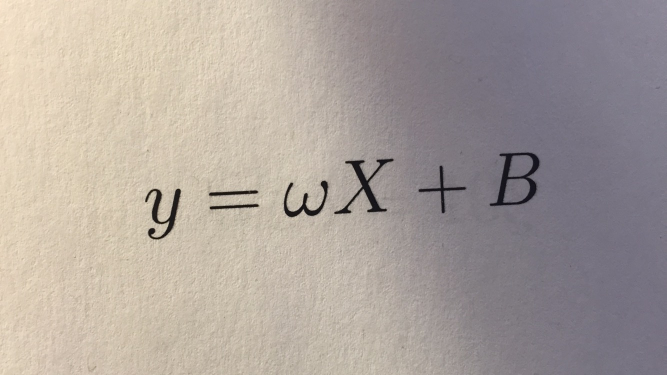
#> input picture input/Equations/Images/eq1_hr.jpg, 1333 x 750 px (shown at 1/2 size)
$ jupyter execute --allow-errors Untitled.ipynb   (older library calls are emulated)
#> lines starting #> are read from the running program, lines starting #| are printed output that depends on the picture; after the words box and inside, x2 and y2 are one past the last pixel; in counts of white or black regions, pixels touching at a corner belong together
### src/binarization.py

import cv2
import os
import copy
import numpy as np
from matplotlib import pyplot as plt
import skimage
from skimage.feature import canny
from skimage.morphology import remove_small_objects, remove_small_holes
from skimage.transform import hough_line, hough_line_peaks, probabilistic_hough_line, rotate
import math
from scipy import ndimage

# find if the image is a screen shot
def find_scan_screenshot(img):
    # return 0 for scan/screenshot and 1 for photograph
    total_pixels = img.shape[0]*img.shape[1]
    hist = cv2.calcHist([img],[0],None,[256],[0,256])
    prop = np.sum(hist[15:241])
    if prop<0.1*total_pixels:
        return 0
    else:
        return 1

# Threshold screenshots and binarize
# [4 lines left out: function binarization_scans, not called in this run]

#threshold photographs and binarize
def binarization_photos(img):
    high_res = 0
    if img.size>2000*1000:
        high_res = 1

    if high_res==1:
        img = cv2.GaussianBlur(img,(9,9),3) # fails for even

    window_size = int(min(img.shape[0],img.shape[1])/60)
    if window_size%2==0:
        window_size+=1 #cv2.adaptiveThreshold accepts only odd window sizes

    thresh_img = cv2.adaptiveThreshold(img,255,cv2.ADAPTIVE_THRESH_MEAN_C,cv2.THRESH_BINARY,window_size,10)
    return thresh_img

#use morphological opening and closing to remove noise and small holes
def morph_proc(img):
    img = 255 - img
    img[img==255] = 1
    kernel = np.ones((3,3))
    kernel1 = np.ones((5,5))
    opening = cv2.morphologyEx(img, cv2.MORPH_OPEN, kernel)
    closed = cv2.morphologyEx(opening, cv2.MORPH_CLOSE, kernel)
#     filled = cv2.morphologyEx(closed, cv2.MORPH_DILATE, kernel1)
    fin_img = cv2.morphologyEx(closed, cv2.MORPH_DILATE, kernel1)
    hole_size = int(0.0001 * img.shape[0] * img.shape[1])
    arr = fin_img>0
    fin_img = remove_small_objects(arr, min_size=hole_size)
    fin_img = fin_img.astype(np.uint8)
    fin_img[fin_img==1] = 255
    return 255-fin_img

#run binarization on input based on type
def binarize_input(img):
    img_type = find_scan_screenshot(img)
    if img_type==0:
        print("Image type: Scan/Screenshot")
    else:
        print("Image type: Photograph")
    if img_type==0:
        new_img = binarization_scans(img)
    else:
        new_img = binarization_photos(img)
        new_img = morph_proc(new_img)
    return new_img

### src/skewcorrection.py
import cv2
import os
import copy
import numpy as np
from matplotlib import pyplot as plt
import skimage
from skimage.feature import canny
from skimage.morphology import remove_small_objects, remove_small_holes
from skimage.transform import hough_line, hough_line_peaks, probabilistic_hough_line, rotate
import math
from scipy import ndimage
from matplotlib.path import Path


#skew correction for scanned
# [27 lines left out: function skew_correction_scanned, not called in this run]


#skew correction for photos
def skew_correction(img):
    neg_img = 255 - img

    img_edges = canny(neg_img, sigma=7)
    #plt.imshow(img_edges,cmap='gray')
    #plt.show()
    h, theta, d = hough_line(img_edges)
    h, theta, d = hough_line_peaks(h, theta, d, min_distance=0, min_angle=0, num_peaks=4)
    theta = [int(np.round(math.degrees(i))) for i in theta]
    #print(theta)

    dom_orient = max(theta)
    deskewing_angle = dom_orient - 90

    while abs(deskewing_angle) > 45:
        deskewing_angle = deskewing_angle - (abs(deskewing_angle)/deskewing_angle) * 90

    #print(deskewing_angle)
    #rotate image by deskewing angle

    deskew_img = skimage.transform.rotate(neg_img, deskewing_angle, mode='constant', cval=0, preserve_range=True, clip=True)

    deskew_img = 255-deskew_img
    # close image by using square 3x3 structuring element and then dilate with 5x5 structuring element
    str_ele = skimage.morphology.selem.square(3)
    str_ele1 = skimage.morphology.selem.square(5)
    deskew_img = skimage.morphology.binary_closing(deskew_img,selem=str_ele)
    deskew_img = skimage.morphology.binary_dilation(deskew_img, selem = str_ele1)
    return deskew_img.astype(np.uint8)

### src/segmentation.py
import cv2
import os
import copy
import numpy as np
from matplotlib import pyplot as plt
import skimage
from skimage.feature import canny
from skimage.morphology import remove_small_objects, remove_small_holes
from skimage.transform import hough_line, hough_line_peaks, probabilistic_hough_line, rotate
import math
from scipy import ndimage
from matplotlib.path import Path

def check_contains(bbox1, bbox2):
    '''check if bbox2 is contained in bbox1'''
    if (bbox1[0]<bbox2[0]) and (bbox1[2]>bbox2[2]) and (bbox1[1]<bbox2[1]) and (bbox1[3]>bbox2[3]):
        return True
    return False

def segmentation(im):
    neg_im = 255-im
    kernel = np.ones((3,3), np.uint8)
   # neg_im_erosion = cv2.erode(neg_im, kernel, iterations=1)
    neg_im_erosion = neg_im
    #get edge map
    edge_map = neg_im_erosion # change to above
#     print('edge map')
#     plt.imshow(edge_map,cmap="gray")
#     plt.show()

    #do connected component analysis and obtain different character's bounding boxes,centroids, convex hulls
    labels = skimage.measure.label(edge_map, connectivity=2) #connectivity-2 => neighbours 8
    reg = skimage.measure.regionprops(labels)

    bboxs = [i.bbox for i in reg] #min_row, min_col, max_row, max_col
    centroids = [i.centroid for i in reg]
    convex_hulls = [i.convex_image for i in reg]
    imgs = [i.image for i in reg]
    ign_ind = []

    # checking if bounding box is contained, need to change to, convex hull being contained
    for i in range(0,len(bboxs)): #checks if 'j' is contained in 'i'
        for j in range(0,len(bboxs)):
            if bboxs[i]==bboxs[j]:
                continue

            #check if bounding box is contained
            contains = check_contains(bboxs[i],bboxs[j])


    centroids_new = []
    bboxs_new = []
    convex_hulls_new = []
    imgs_new = []
    imgs_sizes = []
    for i in range(0,len(imgs)):
        if i in ign_ind:
            continue
        elif imgs[i].size< 100: #threshold of 1000 on segmented part sizes to get rid of extra noisy stuff
            continue
        centroids_new.append(centroids[i])
        bboxs_new.append(bboxs[i])
        convex_hulls_new.append(convex_hulls[i])
        imgs_new.append(imgs[i])
        imgs_sizes.append(imgs[i].size)
#         plt.imshow(imgs[i],cmap="gray")
#         plt.show()

    imgs_sizes = np.sort(imgs_sizes)
    return centroids_new, bboxs_new, convex_hulls_new, imgs_new

# [21 lines left out: functions func, draw_bounding_box, not called in this run]

### src/character.py
import cv2
import os
import copy
import numpy as np
from matplotlib import pyplot as plt
import skimage
from skimage.feature import canny
from skimage.morphology import remove_small_objects, remove_small_holes
from skimage.transform import hough_line, hough_line_peaks, probabilistic_hough_line, rotate
import math
from scipy import ndimage
from matplotlib.path import Path

#create identifier profiles for each character
# [62 lines left out: functions create_identifier, central_moments, not called in this run]

# shift origin for centroids
def create_new_centroids(centroids,bboxs,ims):
    centroids_new = []
    for i in range(0, len(ims)):
        centrs = [centroids[i][0],centroids[i][1]]
        centrs[0]-=bboxs[i][0]
        centrs[1]-=bboxs[i][1]
        centroids_new.append(centrs)
    return centroids_new


#get angular distance
# [107 lines left out: functions ang_dist, circular_mask, get_new_cuts, get_circular_topology, find_nn, find__nn_new, not called in this run]

### src/Untitled.ipynb
[cell 1]
import cv2
import os
import copy
import numpy as np
from matplotlib import pyplot as plt
import skimage
from skimage.feature import canny
from skimage.morphology import remove_small_objects, remove_small_holes
from skimage.transform import hough_line, hough_line_peaks, probabilistic_hough_line, rotate
import math
from scipy import ndimage
from matplotlib.path import Path
from binarization import *
from character import *
from skewcorrection import *
from segmentation import *
from assemble import *

#> (a cell that did not finish here is left out)

[cell 3]
img = cv2.imread("../input/Equations/Images/eq1_hr.jpg",0)
plt.imshow(img,cmap='gray')
plt.show()
new_img = binarize_input(img)
#> in find_scan_screenshot, `hist = cv2.calcHist([img],[0],None,[256],[0,256])`: hist = 256 values, max 31212 at index 118, min 0 at index 0, mean 3905.3
#> in find_scan_screenshot, `prop = np.sum(hist[15:241])`: prop = 999595
#> in binarize_input, `img_type = find_scan_screenshot(img)`: img_type = 1
#> in binarization_photos, `thresh_img = cv2.adaptiveThreshold(img,255,cv2.ADAPTIVE_THRESH_MEAN_C,..`:
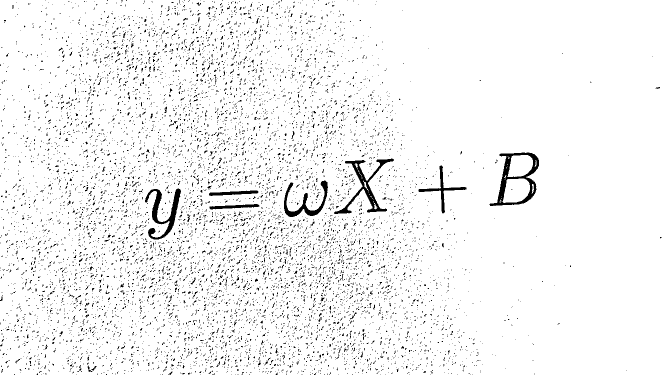
#> thresh_img: shape (750, 1333) (shown at 1/2 size); 95.4% white; 8667 black regions (8551 under 20 px), largest, box (x1, y1, x2, y2) and area: (979, 305, 1078, 412) 2819, (668, 317, 788, 428) 2454, (290, 377, 362, 479) 2198
#> in morph_proc, `img[img==255] = 1`:
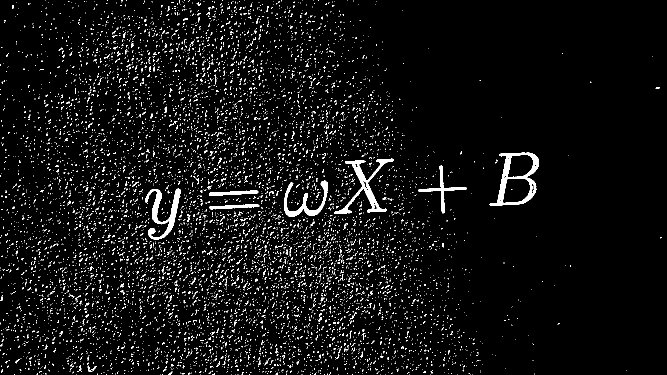
#> img: shape (750, 1333) (shown at 1/2 size); values 0 (black) and 1 (white), 4.6% white; 8667 white regions (8551 under 20 px), largest, box (x1, y1, x2, y2) and area: (979, 305, 1078, 412) 2819, (668, 317, 788, 428) 2454, (290, 377, 362, 479) 2198
#> in morph_proc, `fin_img[fin_img==1] = 255`:
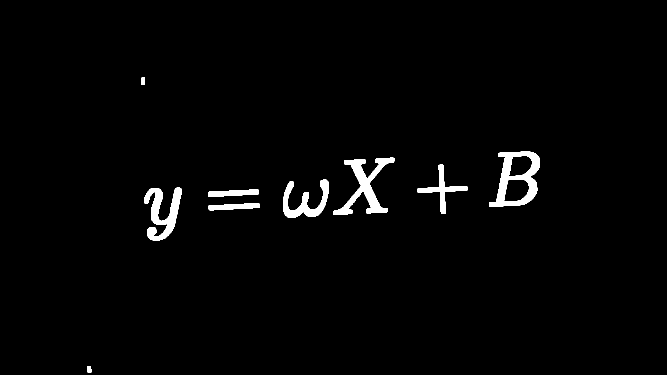
#> fin_img: shape (750, 1333) (shown at 1/2 size); 2% white; 9 white regions, largest, box (x1, y1, x2, y2) and area: (978, 303, 1080, 414) 4660, (667, 315, 789, 430) 4320, (288, 375, 364, 481) 3638
if find_scan_screenshot(img)==1:
    img_rotated = skew_correction(new_img)
#> in skew_correction, `h, theta, d = hough_line(img_edges)`:
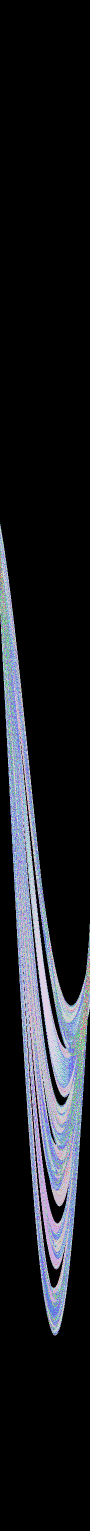
#> h: shape (3061, 180) uint64 (shown at 1/2 size); 81 distinct labels, from 0 to 135; one colour per label, 0 black
#> in skew_correction, `h, theta, d = hough_line(img_edges)`: theta = 180 values from -1.57 to 1.55; d = 3061 values from -1530 to 1530
#> in skew_correction, `h, theta, d = hough_line_peaks(h, theta, d, min_distance=0, min_angle=..`: h = [135, 100, 90, 86]; theta = [1.52, 1.52, 1.52, 1.54]; d = [416, 402, 465, 437]
#> in skew_correction, `theta = [int(np.round(math.degrees(i))) for i in theta]`: theta = [87, 87, 87, 88]
#> in skew_correction, `dom_orient = max(theta)`: dom_orient = 88
#> in skew_correction, `deskewing_angle = dom_orient - 90`: deskewing_angle = -2
else :
    img_rotated = skew_correction_scanned(new_img)
img_rotated[img_rotated==1] = 255
#> img_rotated: shape (750, 1333); 99% white; 9 black regions (1 under 20 px), largest, box (x1, y1, x2, y2) and area: (979, 319, 1079, 423) 2505, (668, 322, 788, 428) 2214, (290, 366, 361, 466) 1863
plt.imshow(img_rotated,cmap='gray')
plt.show()
centroids, bboxs, convex_hulls,imgs = segmentation(img_rotated)
#> in segmentation, `neg_im = 255-im`:
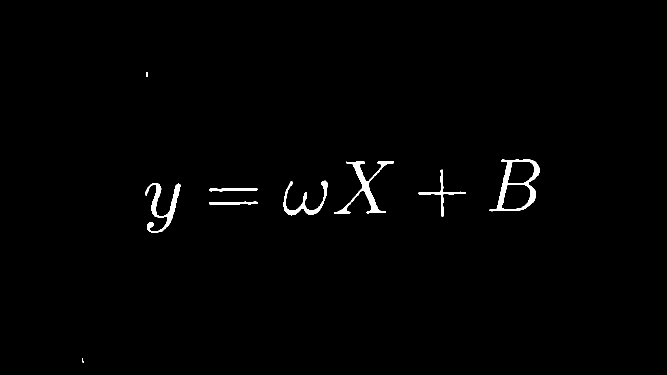
#> neg_im: shape (750, 1333) (shown at 1/2 size); 0.97% white; 9 white regions (1 under 20 px)
#> in segmentation, `reg = skimage.measure.regionprops(labels)`: reg = 9 regions; largest, box (x1, y1, x2, y2) and area: (979, 319, 1079, 423) 2505, (668, 322, 788, 428) 2214, (290, 366, 361, 466) 1863, (567, 361, 655, 431) 1359, (837, 339, 932, 433) 805
#> in segmentation, `bboxs = [i.bbox for i in reg]`: bboxs = [(144, 293, 154, 295), (319, 979, 423, 1079), (322, 668, 428, 788), (339, 837, 433, 932), (361, 567, 431, 655), (366, 290, 466, 361), (376, 418, 383, 515), (403, 418, 410, 516), (717, 164, 725, 168)]
#> in segmentation, `centroids = [i.centroid for i in reg]`: centroids = [(148.5, 293.5), (370.2, 1034.1), (374.7, 730), (386.1, 883.5), (403.7, 609.8), (412.2, 325.6), (378.8, 465.9), (406, 466.3), (720.8, 165.2)]
#> in segmentation, `convex_hulls = [i.convex_image for i in reg]`: convex_hulls = 9 items
#> the loop in segmentation, `for i in range(0,len(bboxs)): #checks if 'j' is contained in 'i'` made 9 passes
#> the loop in segmentation, `for i in range(0,len(imgs)):` made 9 passes
#> after the loop in segmentation, `for i in range(0,len(imgs)):`: bboxs_new = [(319, 979, 423, 1079), (322, 668, 428, 788), (339, 837, 433, 932), (361, 567, 431, 655), (366, 290, 466, 361), (376, 418, 383, 515), (403, 418, 410, 516)]; centroids_new = [(370.2, 1034.1), (374.7, 730), (386.1, 883.5), (403.7, 609.8), (412.2, 325.6), (378.8, 465.9), (406, 466.3)]; convex_hulls_new = 7 items; imgs_sizes = [10400, 12720, 8930, 6160, 7100, 679, 686]
#> in segmentation, `imgs_sizes = np.sort(imgs_sizes)`: imgs_sizes = [679, 686, 6160, 7100, 8930, 10400, 12720]
#> centroids has the same summary as centroids_new in segmentation; bboxs has the same summary as bboxs_new in segmentation; convex_hulls = 7 items; imgs = 7 items
for i in range(0,len(imgs)):
    plt.imshow(imgs[i],cmap='gray')
    plt.show()
#> this loop made 7 passes
#> pass 2, `plt.show()`:
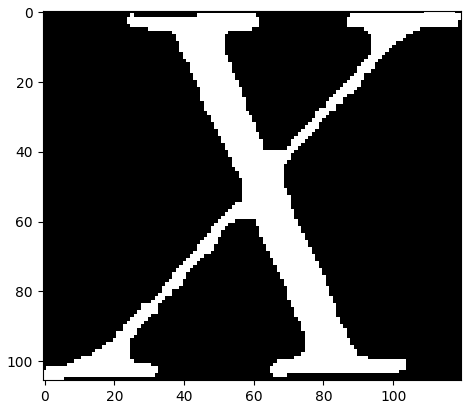
#> figure drawn by matplotlib, 1 panel
centroids_new = create_new_centroids(centroids, bboxs, imgs)
#> the loop in create_new_centroids, `for i in range(0, len(ims)):` made 7 passes
#> after the loop in create_new_centroids, `for i in range(0, len(ims)):`: centroids_new = [[51.2, 55.14], [52.71, 61.99], [47.1, 46.45], [42.73, 42.77], [46.17, 35.63], [2.78, 47.95], [3, 48.28]]

detected_chars = []
#> (the rest of this cell did not finish here and is left out)

[cell 4]
im = skimage.color.gray2rgb(copy.deepcopy(img))
def func(x,y,w,h,shape):
    print(x,y,w,h)
    a = np.zeros(shape)
    a[x:w,y-3:y+3] = 255
    a[x:w,h-3:h+3] = 255
    a[x-3:x+3,y:h] = 255
    a[w-3:w+3,y:h] = 255
    return a.astype(np.bool)
for i in bboxs:
    x,y,w,h = i[0],i[1],i[2],i[3]
    a = func(x,y,w,h,im.shape[:2])
    im[a,0] = 255
    im[a,1] = 0
    im[a,2] = 0
    plt.imshow(im)
    plt.show()
    print(a.sum())
#> this loop made 7 passes
#> (printed output is left out)
#> pass 1, `plt.show()`:
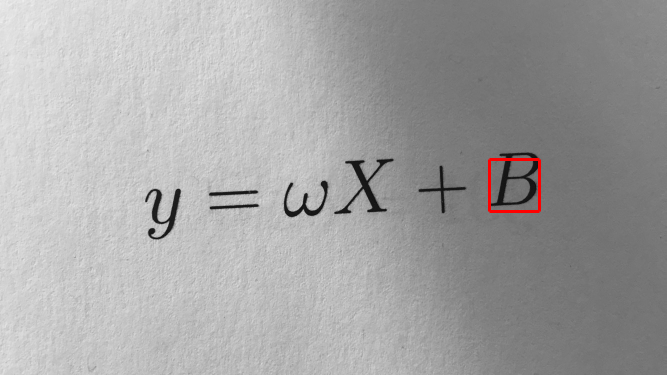
#> shown: shape (750, 1333, 3) (shown at 1/2 size); mean R, G, B 164.3, 163.7, 163.7
#> after the loop:
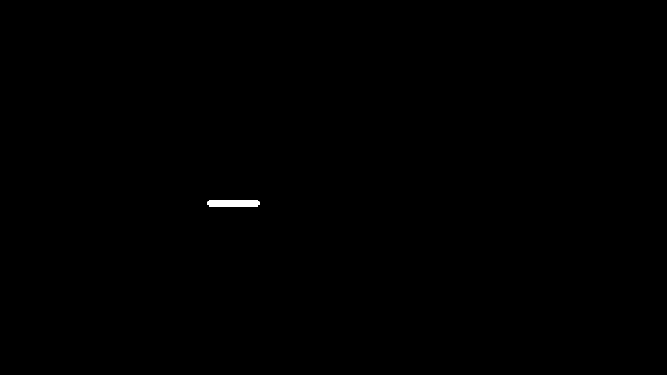
#> a: shape (750, 1333) bool (shown at 1/2 size); 0.12% white; 1 white region, box (x1, y1, x2, y2) and area: (415, 400, 519, 413) 1224
#> after the loop:
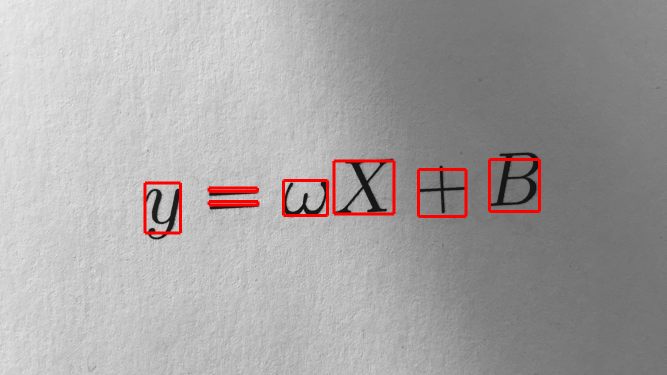
#> im: shape (750, 1333, 3) (shown at 1/2 size); mean R, G, B 165.5, 162, 162

$ run again, with input/Equations/Images/eq2_hr.jpg copied over input/Equations/Images/eq1_hr.jpg
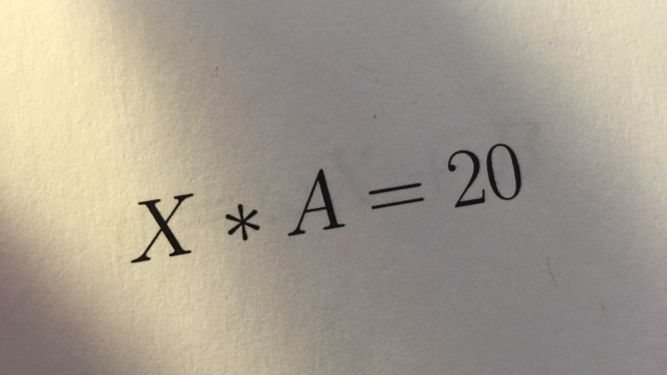
#> input picture input/Equations/Images/eq2_hr.jpg, 1333 x 750 px (shown at 1/2 size)
#> hist = 256 values, max 35804 at index 130, min 0 at index 0, mean 3905.3
#> prop = 998737
#> img_type = 1
#> thresh_img: shape (750, 1333); 98.5% white; 928 black regions (914 under 20 px), largest, box (x1, y1, x2, y2) and area: (261, 387, 389, 526) 3031, (576, 338, 691, 472) 2354, (973, 287, 1042, 400) 2164
#> opening: shape (750, 1333); values 0 (black) and 1 (white), 1.2% white; 21 white regions (13 under 20 px), largest, box (x1, y1, x2, y2) and area: (262, 387, 387, 526) 3009, (576, 338, 690, 472) 2333, (973, 288, 1041, 400) 2158
#> closed: shape (750, 1333); values 0 (black) and 1 (white), 1.2% white; 21 white regions (13 under 20 px), largest, box (x1, y1, x2, y2) and area: (262, 387, 387, 526) 3131, (576, 338, 690, 472) 2343, (973, 288, 1041, 400) 2158
#> img_edges: shape (750, 1333) bool; 0.34% white in thin lines or dots, all inside (x1, y1, x2, y2) = (261, 283, 1045, 530)
#> in skew_correction, `h, theta, d = hough_line(img_edges)`:
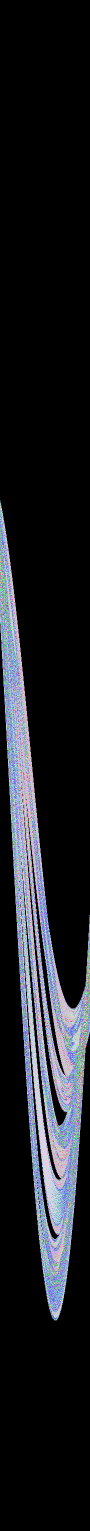
#> h: shape (3061, 180) uint64 (shown at 1/2 size); 78 distinct labels, from 0 to 106; one colour per label, 0 black
#> in skew_correction, `h, theta, d = hough_line(img_edges)`: theta = 180 values from -1.57 to 1.55; d = 3061 values from -1530 to 1530
#> in skew_correction, `h, theta, d = hough_line_peaks(h, theta, d, min_distance=0, min_angle=..`: h = [106, 102, 92, 91]; theta = [1.4, 1.4, 1.4, 1.41]; d = [531, 546, 501, 503]
#> in skew_correction, `theta = [int(np.round(math.degrees(i))) for i in theta]`: theta = [80, 80, 80, 81]
#> dom_orient = 81
#> in skew_correction, `deskewing_angle = dom_orient - 90`: deskewing_angle = -9
#> img_rotated: shape (750, 1333); 98.9% white; 7 black regions, largest, box (x1, y1, x2, y2) and area: (244, 343, 388, 461) 2813, (563, 335, 677, 456) 2240, (977, 341, 1040, 454) 1782
#> neg_im: shape (750, 1333); 1.1% white; 7 white regions
#> labels: shape (750, 1333) int64; 8 distinct labels, from 0 to 7
#> reg = 7 regions; box (x1, y1, x2, y2) and area: (244, 343, 388, 461) 2813, (563, 335, 677, 456) 2240, (977, 341, 1040, 454) 1782, (901, 342, 964, 452) 1567, (445, 379, 509, 452) 1170, (736, 394, 840, 400) 528, (736, 423, 841, 430) 482
#> in segmentation, `bboxs = [i.bbox for i in reg]`: bboxs = [(335, 563, 456, 677), (341, 977, 454, 1040), (342, 901, 452, 964), (343, 244, 461, 388), (379, 445, 452, 509), (394, 736, 400, 840), (423, 736, 430, 841)]
#> in segmentation, `centroids = [i.centroid for i in reg]`: centroids = [(407.8, 635.4), (397.3, 1007.5), (401, 935.6), (401.8, 318.7), (414.5, 476.4), (396.4, 787.1), (426, 788.5)]
#> in segmentation, `convex_hulls = [i.convex_image for i in reg]`: convex_hulls = 7 items
#> the loop in segmentation, `for i in range(0,len(bboxs)): #checks if 'j' is contained in 'i'` made 7 passes
#> the loop in segmentation, `for i in range(0,len(imgs)):` made 7 passes
#> after the loop in segmentation, `for i in range(0,len(imgs)):`: bboxs_new has the same summary as bboxs; centroids_new has the same summary as centroids; imgs_sizes = [13794, 7119, 6930, 16992, 4672, 624, 735]
#> in segmentation, `imgs_sizes = np.sort(imgs_sizes)`: imgs_sizes = [624, 735, 4672, 6930, 7119, 13794, 16992]
#> `centroids, bboxs, convex_hulls,imgs = segmentation(img_rotated)`: convex_hulls = 7 items
#> the loop `for i in range(0,len(imgs)):` made 7 passes
#> the loop in create_new_centroids, `for i in range(0, len(ims)):` made 7 passes
#> after the loop in create_new_centroids, `for i in range(0, len(ims)):`: centroids_new = [[72.8, 72.39], [56.29, 30.47], [59.01, 34.62], [58.83, 74.69], [35.47, 31.35], [2.42, 51.05], [3.03, 52.47]]
#> the loop `for i in bboxs:` made 7 passes
#> (printed output is left out)
#> after the loop `for i in bboxs:`:
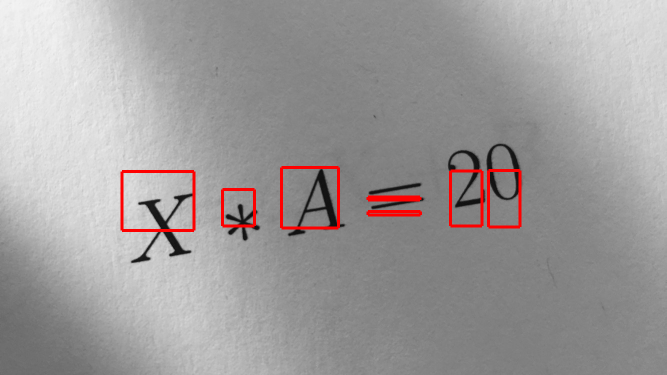
#> im: shape (750, 1333, 3) (shown at 1/2 size); mean R, G, B 159.1, 155.5, 155.5
